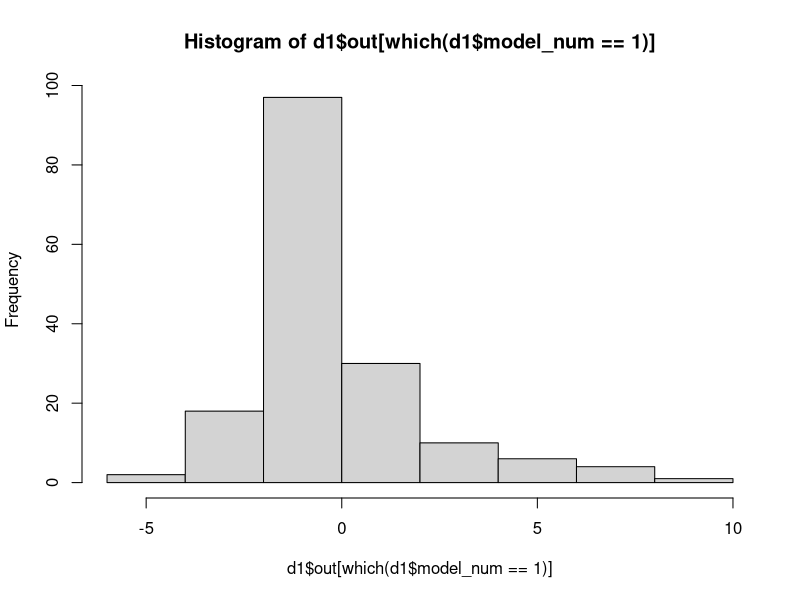
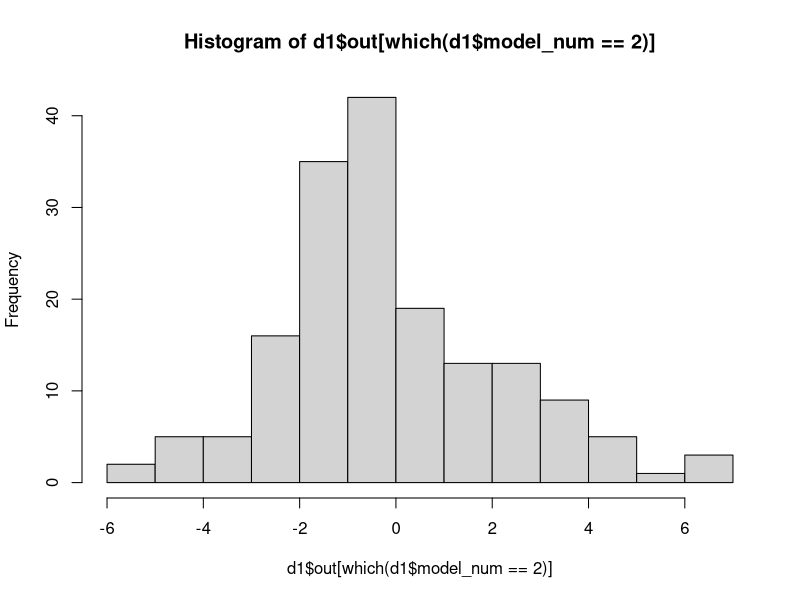
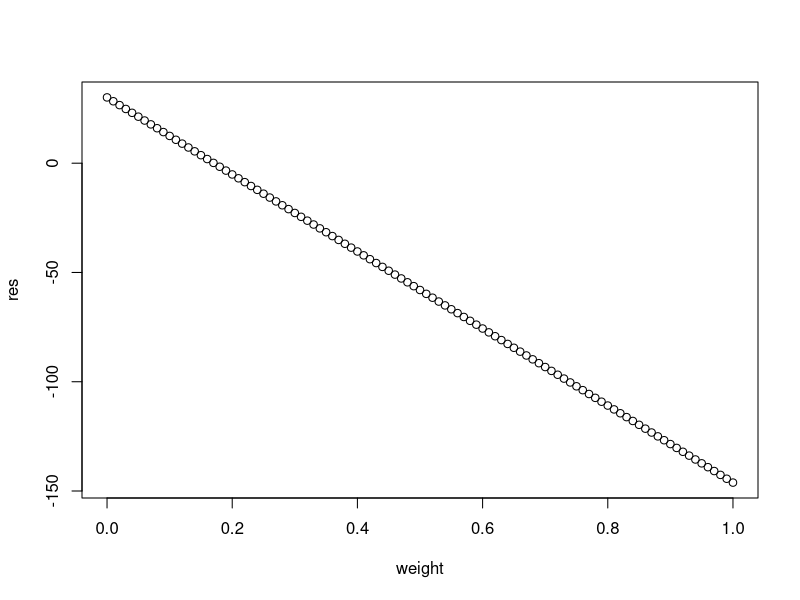

Generate these figures, in order, with R:
## ---- chunk 1
library(knitr)
library(Hmisc)

opts_chunk$set(collapse = TRUE)

opts_chunk$set(fig.path='figs/', fig.keep='high', 
               dev=c('png'), fig.width=10, fig.height=6, cache=FALSE,
               tidy=FALSE, warning=FALSE, fig.show="asis"
 	       )

## ---- chunk 2

d <- read.csv(file='../data/model_predictions_error.csv',stringsAsFactors = FALSE)
d$out <- log(d$out)

d$period <- substr(x = d$model, start = 27,stop = 36)
d$model <- substr(x = d$model, start = 1,stop = 25)

# add model number
models <- unique(d$model)
model_num <- rep(NA,nrow(d))
for (i in 1:nrow(d)){
  model_num[i] <- which(models %in% d$model[i])
}
d$model_num <- model_num

#serial
f <- which(d$si %in% 'si_1')
d1 <- d[f,]

f <- which(d$si %in% 'si_2')
d2 <- d[f,]

## ---- chunk 3

aggregate(x = d$out, by = list(d$model),sum)

hist(d1$out[which(d1$model_num ==1)])
hist(d1$out[which(d1$model_num ==2)])

f<-which(d1$out>5e3)

## ---- chunk 4
weight <- seq(0,1,by = .0100)
res <- rep(NA,length(weight))
for (i in 1:length(weight)){
  weights <- c(weight[i], 1-weight[i])
  w <- weights[d1$model_num]
  res[i] <- sum(d$out*w)
}
plot(weight,res)
